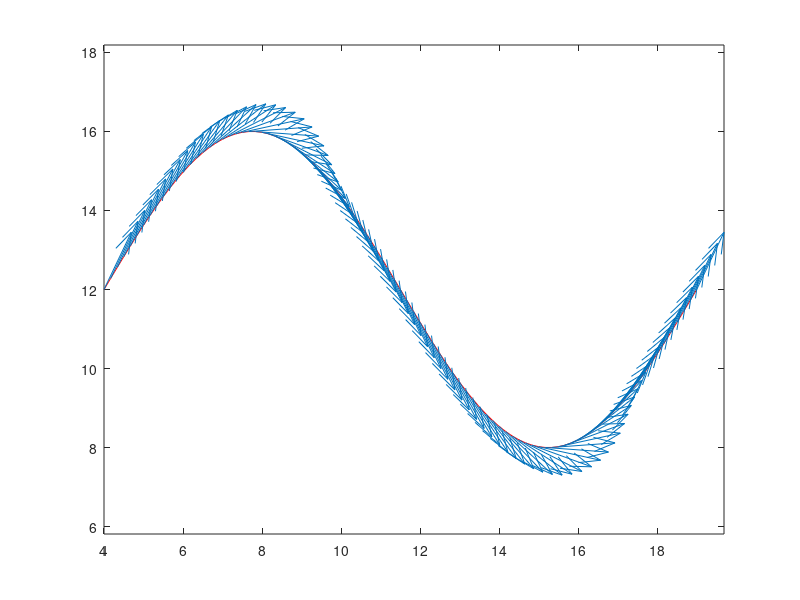

This chart was generated by the following MATLAB code: (Note: this script raises an error after producing the figure.)
%make human's path
t = 0:0.5:45;
xoffset = 4;
x = t/3 + xoffset;
%Matt debugging - human go in straight line on x axis
% y = 0.0*cos(3*x)+6;
T = 15;
y = 4*sin(2*pi/(T)*(x-xoffset))+12;
z = zeros(1,size(t,2));
%Matt Debugging 
% slope = .5*-3*sin(3*x);
slope = 5*2*pi/(T)*cos(2*pi/(T)*(x - xoffset));
psi = atan(slope);

%test plot to make sure direction and positioning are correct
% xobs = [8, 9, 14, 15];
% yobs = [14,19,20, 10];   
plot(x,y,'r')
hold on
quiver(x,y,cos(psi),sin(psi))
% scatter(xobs, yobs, 'g')
axis equal

%save as timeseries into human structure
human.x = timeseries(x,t);
human.y = timeseries(y,t);
human.z = timeseries(z,t);
human.psi = timeseries(psi,t);

% save as .mat for later ;)
save('humanPath.mat','human')
